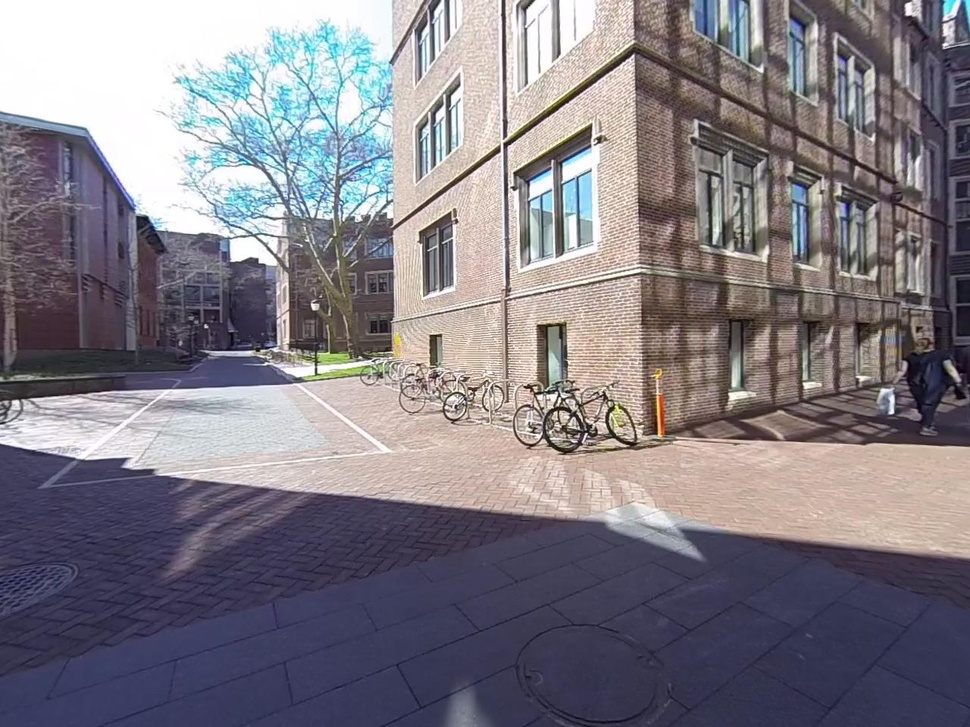
#> input picture Data/1.jpg, 970 x 727 px, shrunk from 1280 x 960 before the run
$ python matchesTrial.py   (older library calls are emulated)
#> lines starting #> are read from the running program, lines starting #| are printed output that depends on the picture
import numpy as np
# [7 lines of commented-out code are left out]


import numpy as np
import cv2
import matplotlib.pyplot as plt

# img1 = cv2.imread('/home/shar/home.jpg',0)          # queryImage
# img2 = cv2.imread('/home/shar/home2.jpg',0) # trainImage
img1 = cv2.imread('Data/' + str(1) + '.jpg', 0)
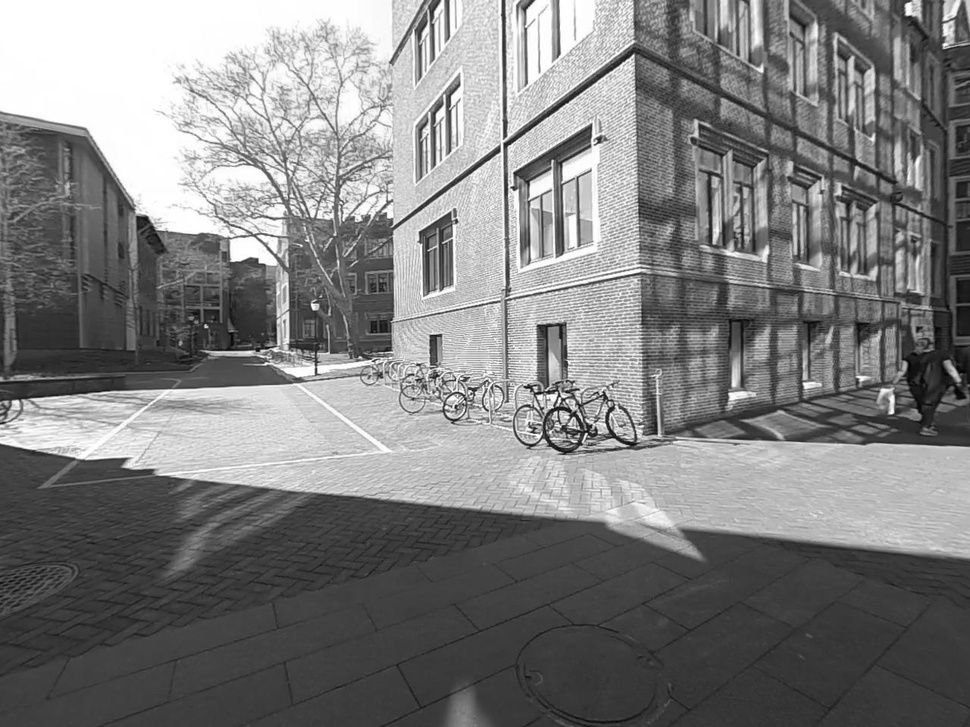
#> img1: shape (727, 970); min 0, max 255, mean 126.6
img2 = cv2.imread('Data/' + str(2) + '.jpg', 0)
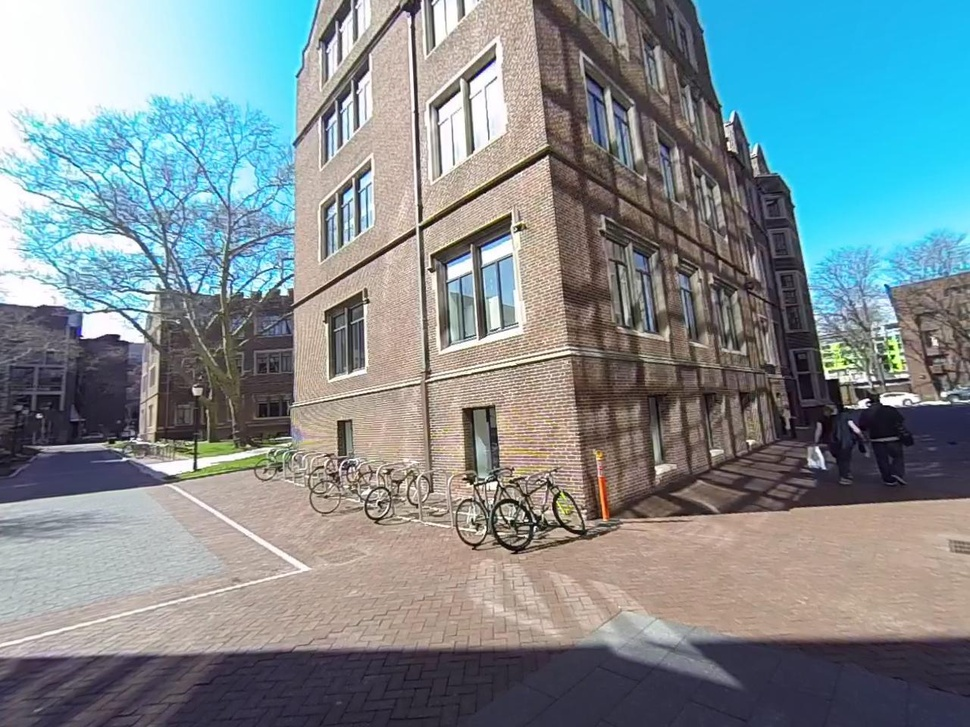
#> input picture Data/2.jpg, 970 x 727 px, shrunk from 1280 x 960 before the run
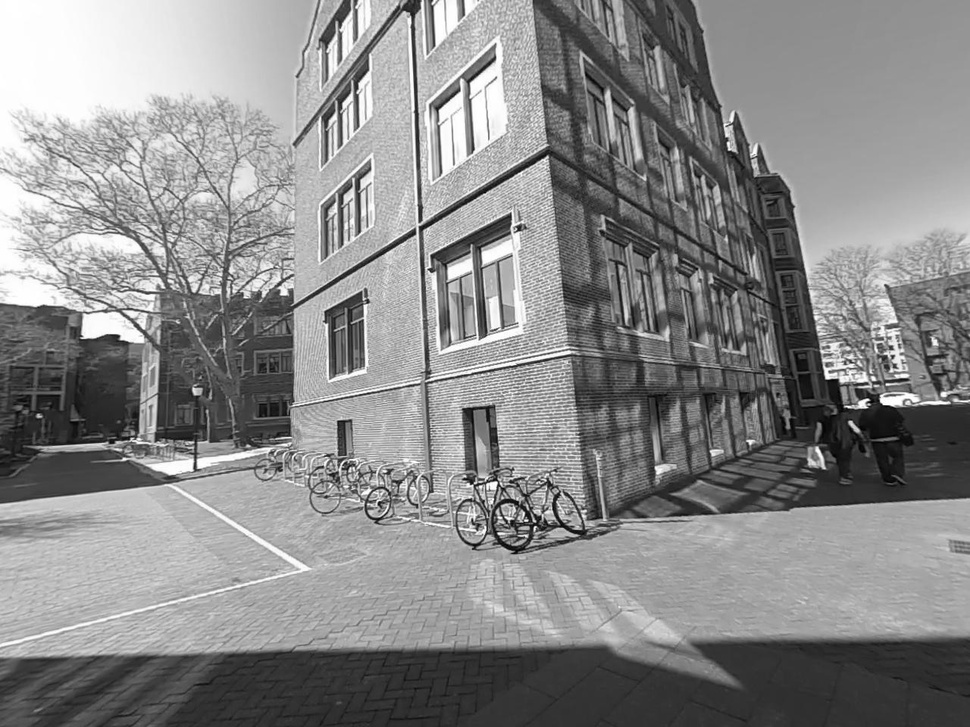
#> img2: shape (727, 970); min 0, max 255, mean 137.2


# Initiate SIFT detector
orb = cv2.ORB()

# find the keypoints and descriptors with SIFT
kp1, des1 = orb.detectAndCompute(img1,None)
#> kp1 = 500 keypoints; strongest (x, y, size): (562, 399, 31), (559, 394, 31), (556, 394, 31), (586, 434, 31)
kp2, des2 = orb.detectAndCompute(img2,None)
#> kp2 = 500 keypoints; strongest (x, y, size): (495, 482, 31), (494, 482, 37.2), (828, 377, 44.6), (827, 378, 31)
# create BFMatcher object
bf = cv2.BFMatcher(cv2.NORM_HAMMING, crossCheck=True)

# Match descriptors.
matches = bf.match(des1, des2)
#> matches = 196 matches

# Sort them in the order of their distance.
matches = sorted(matches, key = lambda x:x.distance)

# Draw first 10 matches.
#> (the run stopped early here; a loop or call above may not have finished)
